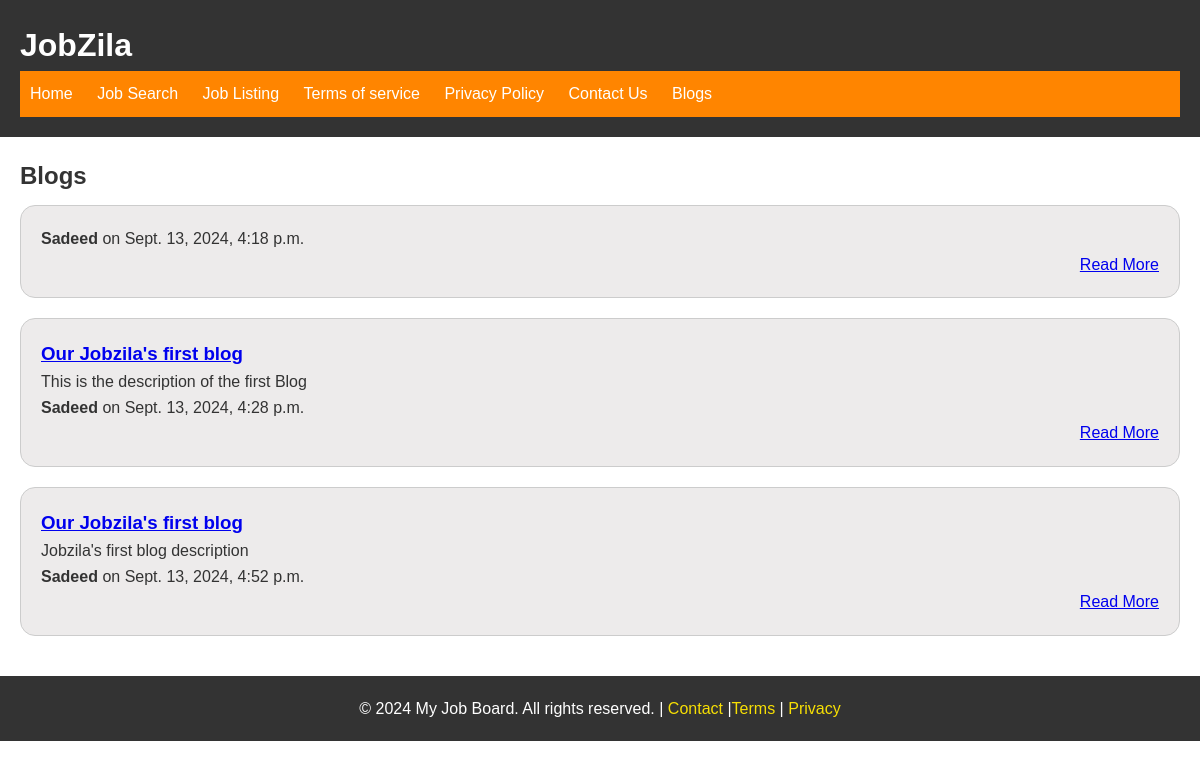
/blogs/, run on an earlier commit of the app's database.
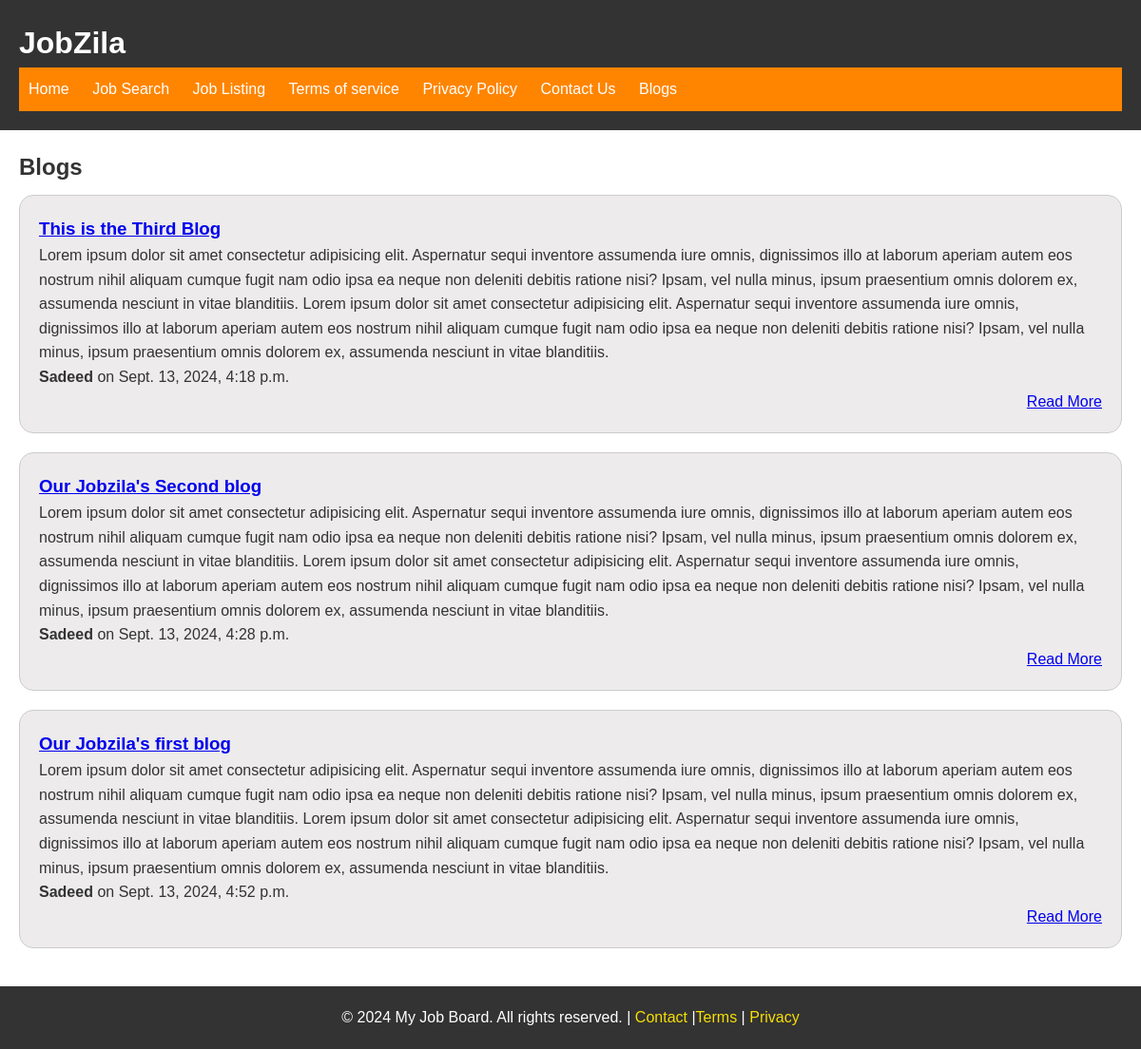
And on a later commit of the database.
### blogs/models.py (models this page shows, shortened)
class Blog(models.Model):
    title = models.CharField(max_length=80)
    body = models.TextField()
    slug = models.SlugField()
    link = models.URLField()
    date = models.DateTimeField(auto_now_add=True)
    author = models.CharField(default="Sadeed", max_length=40)
    banner = models.ImageField(default="", blank="True")

### blogs/views.py (the view)
# urls.py: path("", views.blogs, name="bloglist"),
def blogs(request):
    blogs = Blog.objects.all()
    return render(request, "blogs.html", {"blogs": blogs})

### blogs/templates/blogs.html
{% extends "masterpage.html" %} {% block title%} Jobzila Home{% endblock title%}
{% block maincontent %}
<section id="joblist-section">
    <h2>Blogs</h2>
    <div class="joblisting-div">
        {% for blog in blogs %}
        <div class="job-listing">
            <h3> <a href="{%url 'blogs:blogdetails' slug=blog.slug%}"> {{ blog.title }} </a></h3>
            <p>{{ blog.body }}</p>
            <p><strong>{{blog.author}}</strong> on {{ blog.date }}</p>
            <p class="learn-more"><a href="{%url 'blogs:blogdetails' slug=blog.slug%}">Read More</a></p>
        </div>
        {% empty %}
              <p>No blogs found.</p>
            {% endfor %}
    </div>
  </section>
{% endblock %}

### templates/masterpage.html (shortened to what this page needs)
<!DOCTYPE html>
{% load static %}
<html lang="en">
  <head>
    <link rel="stylesheet" href="{% static 'css/style.css' %}" />
  </head>
  <body>
    <header>
      <h1>JobZila</h1>
      <nav>
        <ul>
          <li><a href="/">Home</a></li>
          <li><a href="/jobsearch">Job Search</a></li>
          <li><a href="/joblisting">Job Listing</a></li>
          <li><a href="/terms">Terms of service</a></li>
          <li><a href="/privacy">Privacy Policy</a></li>
          <li><a href="/contactus">Contact Us</a></li>
          <li><a href="{% url 'blogs:bloglist'%}">Blogs</a></li>
        </ul>
      </nav>
    </header>
    <main>{% block maincontent %}{% endblock %}</main>
    <footer>
      <p>
        &copy; 2024 My Job Board. All rights reserved. |
        <a href="/contactus">Contact </a> |<a href="/terms">Terms</a> |
        <a href="/privacy">Privacy</a>
      </p>
    </footer>
  </body>
</html>

### static/css/style.css (style rules this page uses)
* { margin: 0; padding: 0; }
body { font-family: 'Gill Sans', 'Gill Sans MT', Calibri, 'Trebuchet MS', sans-serif; font-size: 16px; line-height: 1.6; color: #333; }
header { background-color: #333; color: #fff; padding: 20px; }
header h1 { margin: 0; }
nav { background-color: #ff8500; color: #fff; padding: 10px; }
nav ul { list-style: none; }
nav ul li { display: inline; margin-right: 20px; }
nav ul li a { color: white; text-decoration: none; }
footer { background-color: #333; color: #fff; text-align: center; padding: 20px; }
footer p a { color: #f7df04; text-decoration: none; }
#joblist-section { padding: 20px; }
#joblist-section h2 { margin-bottom: 10px; }
.job-listing { margin-bottom: 20px; border: 1px solid #ccc; padding: 20px; border-radius: 15px; background-color: #edebeb; }
.learn-more { text-align: right; }

What changed in the data, as far as the page shows it:
changed Blog: slug empty → "third-post" (drawn); title (not shown) → "This is the Third Blog"; body (not shown) → "Lorem ipsum dolor sit amet consectetur adipisicing elit. Aspernatur sequi inventore assumenda iure omnis, dignissimos illo at laborum aperiam autem eos nostrum nihil aliquam cumque fugit nam odio ipsa ea neque non deleniti debitis ratione nisi? Ipsam, vel nulla minus, ipsum praesentium omnis dolorem ex, assumenda nesciunt in vitae blanditiis. Lorem ipsum dolor sit amet consectetur adipisicing elit. Aspernatur sequi inventore assumenda iure omnis, dignissimos illo at laborum aperiam autem eos nostrum nihil aliquam cumque fugit nam odio ipsa ea neque non deleniti debitis ratione nisi? Ipsam, vel nulla minus, ipsum praesentium omnis dolorem ex, assumenda nesciunt in vitae blanditiis."
changed Blog: title "Our Jobzila's first blog" → "Our Jobzila's Second blog"; body "This is the description of the first Blog" → "Lorem ipsum dolor sit amet consectetur adipisicing elit. Aspernatur sequi inventore assumenda iure omnis, dignissimos illo at laborum aperiam autem eos nostrum nihil aliquam cumque fugit nam odio ipsa ea neque non deleniti debitis ratione nisi? Ipsam, vel nulla minus, ipsum praesentium omnis dolorem ex, assumenda nesciunt in vitae blanditiis. Lorem ipsum dolor sit amet consectetur adipisicing elit. Aspernatur sequi inventore assumenda iure omnis, dignissimos illo at laborum aperiam autem eos nostrum nihil aliquam cumque fugit nam odio ipsa ea neque non deleniti debitis ratione nisi? Ipsam, vel nulla minus, ipsum praesentium omnis dolorem ex, assumenda nesciunt in vitae blanditiis."
changed Blog "Our Jobzila's first blog": body "Jobzila's first blog description" → "Lorem ipsum dolor sit amet consectetur adipisicing elit. Aspernatur sequi inventore assumenda iure omnis, dignissimos illo at laborum aperiam autem eos nostrum nihil aliquam cumque fugit nam odio ipsa ea neque non deleniti debitis ratione nisi? Ipsam, vel nulla minus, ipsum praesentium omnis dolorem ex, assumenda nesciunt in vitae blanditiis. Lorem ipsum dolor sit amet consectetur adipisicing elit. Aspernatur sequi inventore assumenda iure omnis, dignissimos illo at laborum aperiam autem eos nostrum nihil aliquam cumque fugit nam odio ipsa ea neque non deleniti debitis ratione nisi? Ipsam, vel nulla minus, ipsum praesentium omnis dolorem ex, assumenda nesciunt in vitae blanditiis."
